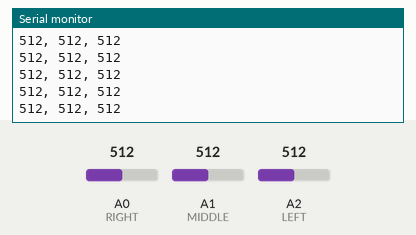
Simulated run of this sketch. Board: Arduino Uno, built with avr-gcc and run on an emulated ATmega328P. Parts: the last lines printed to the serial monitor. The inputs (shaded band) are chosen by the test bench; at power-on: A0 (RIGHT) = 512, A1 (MIDDLE) = 512, A2 (LEFT) = 512.

Above: at 8.7 s.
8.8 s: A0 (RIGHT) set to 992
At 9.21 s:
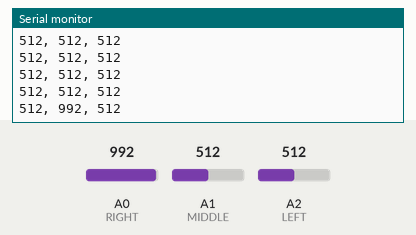
10.3 s: A0 (RIGHT) set to 1018
At 10.47 s:
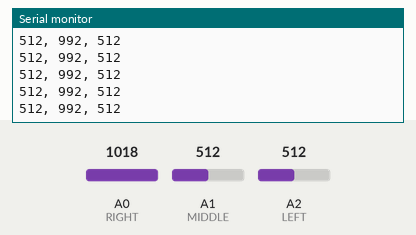
Timing chart, 0 to 13.3 s (numbered marks = the images above; inputs shaded):
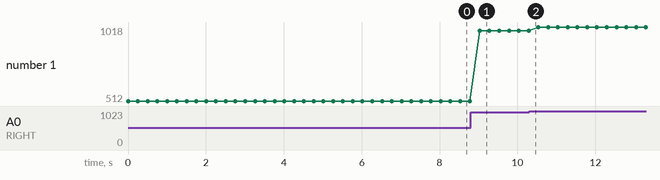

Measured:
- after the input at 8.8 s, the serial monitor: prints a new line after 0.23 s (image 1)
- plotted number 1: 512 → 992 after the input at 8.8 s, 992 → 1018 after the input at 10.3 s

The sketch:

IRdetectorThresholdTest.ino
```cpp
const int RIGHT = A0;
const int MIDDLE = A1;
const int LEFT = A2;

void setup() {
  // put your setup code here, to run once:
  pinMode(RIGHT, INPUT);
  pinMode(LEFT, INPUT);
  pinMode(MIDDLE, INPUT);
  // The line below is important for debugging
  Serial.begin(9600);
}

void loop() {
  // put your main code here, to run repeatedly:
  int middlePin = analogRead(MIDDLE);
  Serial.print( middlePin);
  Serial.print (", ");
  int rightPin = analogRead(RIGHT);
  Serial.print(rightPin);
  Serial.print (", ");
  int leftPin = analogRead(LEFT);
  Serial.println(leftPin);
  delay(250);
}
```
